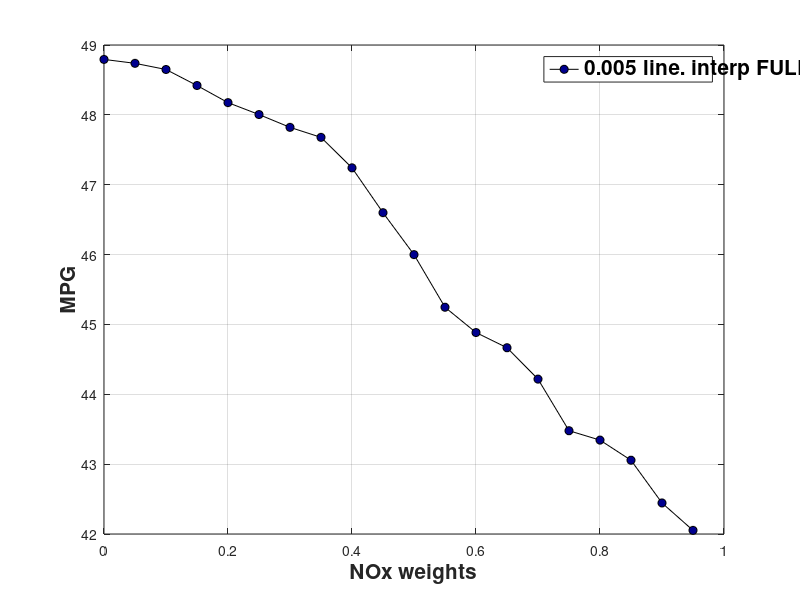
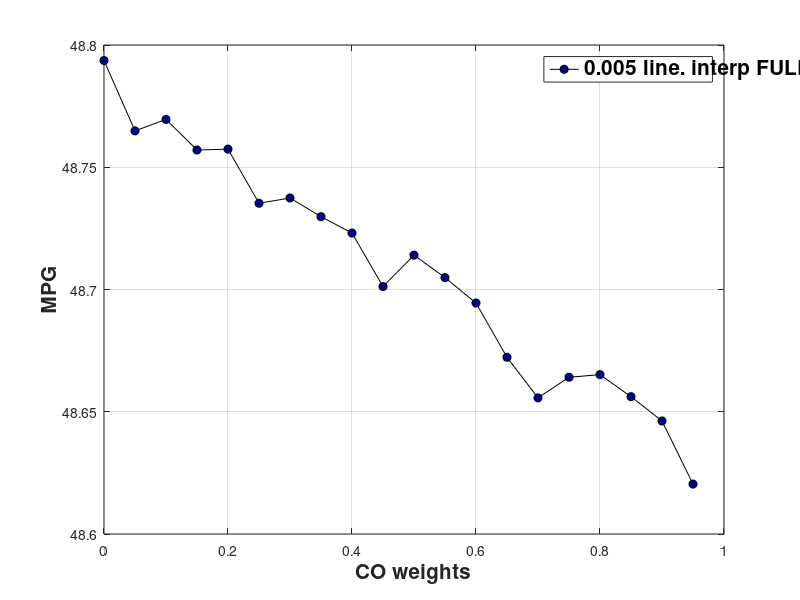
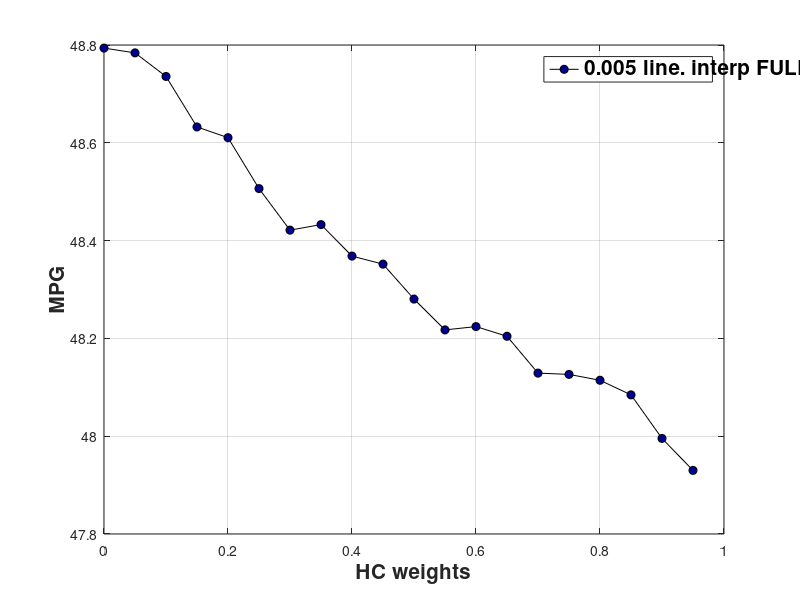
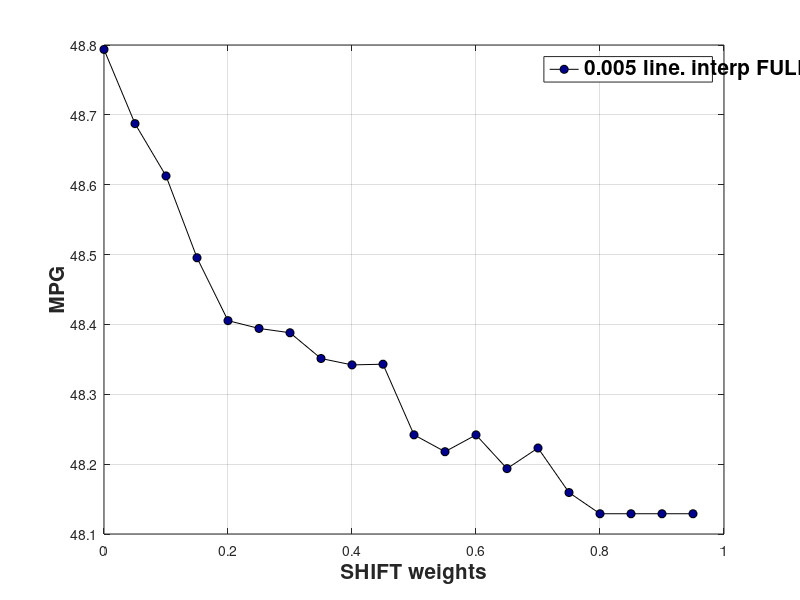

These charts were generated, in order, by the following MATLAB code:
clear;
clf;
close all;
C = jet;
h = 14;
r=6;
t = 10;
q = 30;  % For colors
start = 11;
stop = 10;
for i = [start];
    if i == 1
        load SOC_grid_1;
        c = '0.1';
    elseif i == 2
        load SOC_grid_01;
        c = '0.01';
    elseif i == 3
        load SOC_grid_005;
        c = '0.005';
    elseif i == 4
        load SOC_grid_001;
        c = '0.001';
    elseif i == 5
        load SOC_grid_0005;
        c = '0.0005';
    elseif i == 6
        load SOC_grid_005_interp;
        c = '0.005 lin. interp';
    elseif i == 7
        load SOC_grid_001_interp;
        c = '0.001 lin. interp.';
    elseif i == 8
        load SOC_grid_0005_interp;
        c = '0.0005 lin. interp.';
    elseif i == 9
        load SOC_grid_005_interp_cubic;
        c = '0.005 cubic interp.';
    elseif i == 10
        load SOC_grid_0005_interp_cubic;
        c = '0.0005 cubic. interp.';
    else
        load SOC_grid_005_interp_full_cyc;
        c = '0.005 line. interp FULL';
    end
    
    if i == start
        leg = {c};
        a = 1;
    else
        leg = {leg{1:a}, c};
        a = a+1;
    end
    
    figure(2)
    plot(result.a1(1,:),(result.mpg(1,:)+ result.dSOC(1,:)*48.5),'-ko',...
        'LineWidth',0.5,...
        'MarkerEdgeColor','k',...
        'MarkerFaceColor',C(a+(a-1)*q,:),...
        'MarkerSize',r)
    grid on
    ylabel('MPG')
    xlabel('NOx weights')
    legend(leg{1:a})
    set(findall(gcf,'type','text'),'FontSize',15,'fontWeight','bold')
    hold on
    
    figure(3)
    plot(result.a2(2,:),result.mpg(2,:)+ result.dSOC(2,:)*48.5,'-ko',...
        'LineWidth',0.5,...
        'MarkerEdgeColor','k',...
        'MarkerFaceColor',C(a+(a-1)*q,:),...
        'MarkerSize',r)
    grid on
    ylabel('MPG')
    xlabel('CO weights')
    legend(leg{1:a})
    set(findall(gcf,'type','text'),'FontSize',15,'fontWeight','bold')
    hold on
    
    figure(4)
    plot(result.a3(3,:),result.mpg(3,:)+ result.dSOC(3,:)*48.5,'-ko',...
        'LineWidth',0.5,...
        'MarkerEdgeColor','k',...
        'MarkerFaceColor',C(a+(a-1)*q,:),...
        'MarkerSize',r)
    grid on
    ylabel('MPG')
    xlabel('HC weights')
    legend(leg{1:a})
    set(findall(gcf,'type','text'),'FontSize',15,'fontWeight','bold')
    hold on
    
    figure(5)
    plot(result.shift(4,:),result.mpg(4,:)+result.dSOC(4,:)*48.5,'-ko',...
        'LineWidth',0.5,...
        'MarkerEdgeColor','k',...
        'MarkerFaceColor',C(a+(a-1)*q,:),...
        'MarkerSize',r)
    grid on
    ylabel('MPG')
    xlabel('SHIFT weights')
    legend(leg{1:a})
    set(findall(gcf,'type','text'),'FontSize',15,'fontWeight','bold')
    hold on
    
    figure(6)
    plot(result.eng(5,:),result.mpg(5,:)+result.dSOC(5,:)*48.5,'-ko',...
        'LineWidth',0.5,...
        'MarkerEdgeColor','k',...
        'MarkerFaceColor',C(a+(a-1)*q,:),...
        'MarkerSize',r)
    grid on
    ylabel('MPG')
    xlabel('ENG weights')
    legend(leg{1:a})
    set(findall(gcf,'type','text'),'FontSize',15,'fontWeight','bold')
    hold on
end

hold off
set(findall(gcf,'type','text'),'FontSize',15,'fontWeight','bold')

